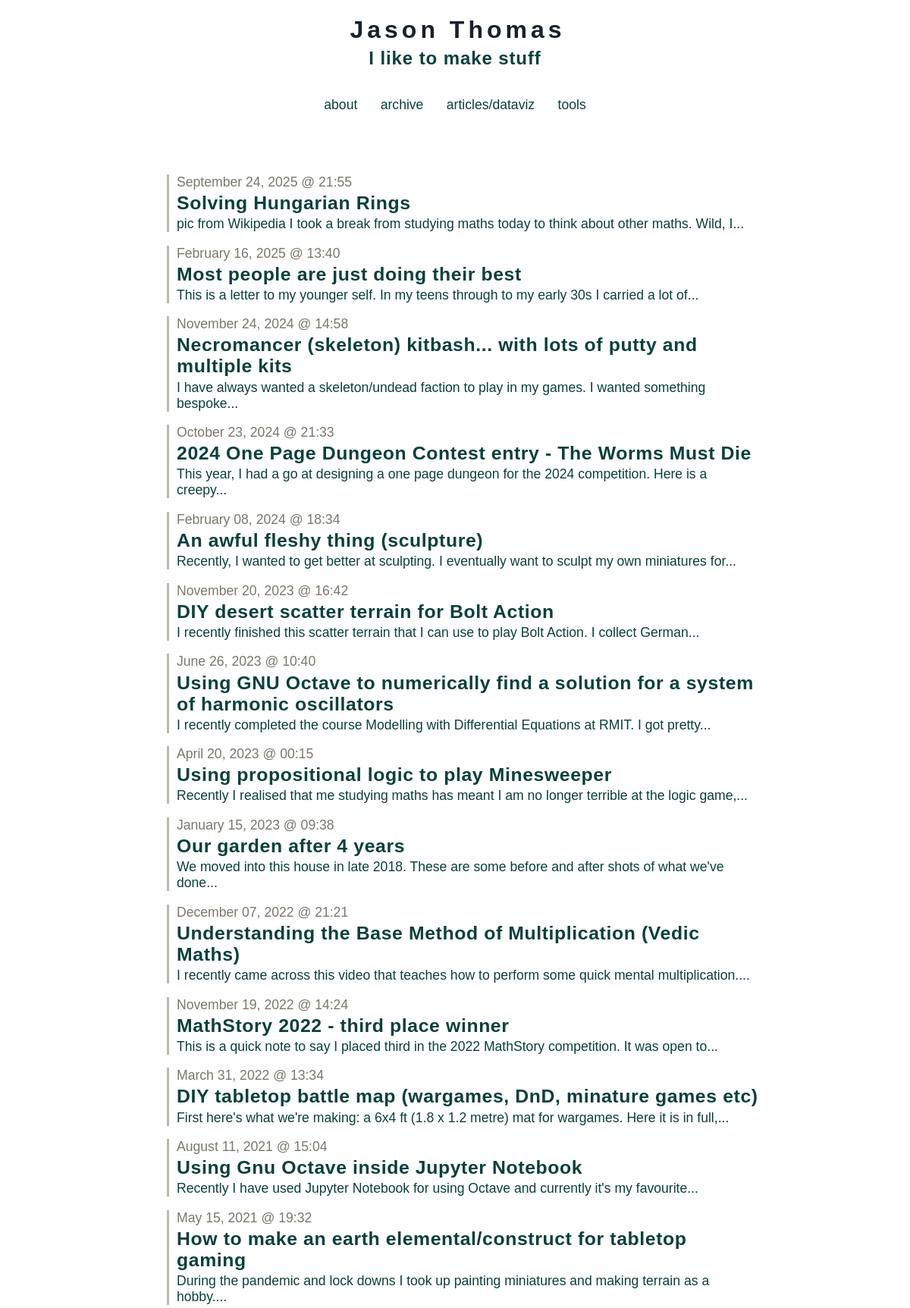
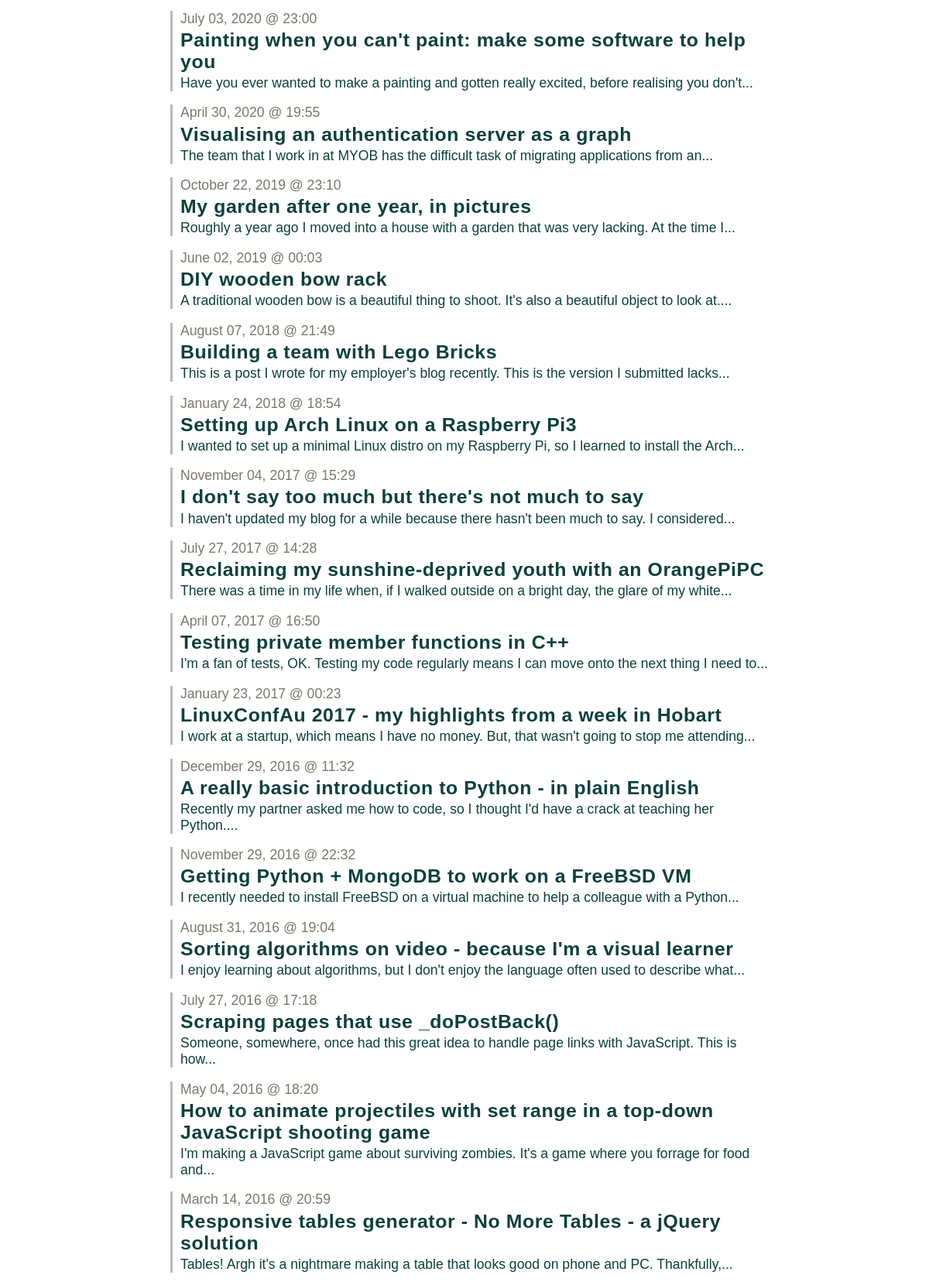
Page /archive (upper part) on the committed database (2 pictures, top to bottom).
### tables this page shows
CREATE TABLE entries (
  id integer primary key autoincrement,
  entryDate date not null,
  title text not null,
  text text not null
);

### app.py (the view)
@app.route('/archive')
def show_archive():
    session.pop('logged_in', None)
    entries = get_sql_records("entries")
    return render_template('show_archive.html', entries=entries)

### app.py (called while the page is built)
def connect_db():
    return sqlite3.connect(app.config['DATABASE'])

def get_sql_records(table):
    if table == "articles":
        cursor = g.db.execute('select title, publishDate, link, text, interactive from articles order by id asc')
        articles = [dict(title=row[0], date=row[1], link=row[2], text=row[3], interactive=row[4]) for row in cursor.fetchall()]
        return articles
    elif table == "entries":
        cursor = g.db.execute('select title, entryDate, text from entries order by id asc')
        entries = [dict(title=row[0], date=row[1], text=row[2]) for row in cursor.fetchall()]
        return entries
    else:
        raise sqlite3.DatabaseError

@app.before_request
def before_request():
    g.db = connect_db()

@app.teardown_request
def teardown_request(exception):
    db = getattr(g, 'db', None)
    if db is not None:
        db.close()

@app.after_request
def after_request(response):
    response.headers.set('X-Content-Type-Options', 'nosniff')
    response.headers.set('X-Frame-Options', 'SAMEORIGIN')
    response.headers.set('X-XSS-Protection', '1; mode=block')
    response.headers.set('Strict-Transport-Security', 'max-age=63072000')
    return response

### templates/show_archive.html
{% extends "layout.html" %}
{% block body %}
  <ul class=entries>
  {% set entry_length=entries|length %}
  {% if entry_length > 0 %}
    {% for entry in entries|reverse() %}
      {% set this_entry_i=entry_length-loop.index %}
      <li class=archiveLink value=>
        <a href="/post?postNum={{this_entry_i}}">
          <p class=dateText>{{ entry.date|safe }}</p>
          <h3>{{ entry.title }}</h3>
          <p>{{entry.text|striptags|truncate(100) }}</p>
        </a>
    {% endfor %}
  {% else %}
    <li><em>Why not say something?</em>
  {% endif %}
  </ul>
{% endblock %}

### static/style.css (style rules this page uses)
a,h2,h3 { color: #0C403C; }
a:link { text-decoration: none; }
h1,h2,h3,h4 { letter-spacing: 0.6px; }
.page a { text-decoration: underline; }
li { margin-bottom: 1em; list-style: none; padding-left:10px; border-left: 3px solid #BBB8B1; margin-left:10px; }
.archiveLink * { cursor:pointer; margin-bottom: 0.125em; margin-top: 0.125em; }
.archiveLink a { text-decoration: none; }
ul { padding-left:10px; }
.dateText { margin-bottom:0px; color: #7B776D; }
h3 { font-size: 3.1vh; }
p, a, code, li { font-size: 2.2vh; }

### rows in the picture
entries: date "September 24, 2025 @ 21:55", title "Solving Hungarian Rings", text "pic from Wikipedia I took a break from studying maths today to think about other maths. Wild, I..."
entries: date "February 16, 2025 @ 13:40", title "Most people are just doing their best", text "This is a letter to my younger self. In my teens through to my early 30s I carried a lot of..."
entries: date "November 24, 2024 @ 14:58", title "Necromancer (skeleton) kitbash... with lots of putty and multiple kits", text "I have always wanted a skeleton/undead faction to play in my games. I wanted something bespoke..."
entries: date "October 23, 2024 @ 21:33", title "2024 One Page Dungeon Contest entry - The Worms Must Die", text "This year, I had a go at designing a one page dungeon for the 2024 competition. Here is a creepy..."
entries: date "February 08, 2024 @ 18:34", title "An awful fleshy thing (sculpture)", text "Recently, I wanted to get better at sculpting. I eventually want to sculpt my own miniatures for..."
entries: date "November 20, 2023 @ 16:42", title "DIY desert scatter terrain for Bolt Action", text "I recently finished this scatter terrain that I can use to play Bolt Action. I collect German..."
entries: date "June 26, 2023 @ 10:40", title "Using GNU Octave to numerically find a solution for a system of harmonic oscillators", text "I recently completed the course Modelling with Differential Equations at RMIT. I got pretty..."
entries: date "April 20, 2023 @ 00:15", title "Using propositional logic to play Minesweeper", text "Recently I realised that me studying maths has meant I am no longer terrible at the logic game,..."
entries: date "January 15, 2023 @ 09:38", title "Our garden after 4 years", text "We moved into this house in late 2018. These are some before and after shots of what we've done..."
entries: date "December 07, 2022 @ 21:21", title "Understanding the Base Method of Multiplication (Vedic Maths)", text "I recently came across this video that teaches how to perform some quick mental multiplication...."
entries: date "November 19, 2022 @ 14:24", title "MathStory 2022 - third place winner", text "This is a quick note to say I placed third in the 2022 MathStory competition. It was open to..."
entries: date "March 31, 2022 @ 13:34", title "DIY tabletop battle map (wargames, DnD, minature games etc)", text "First here's what we're making: a 6x4 ft (1.8 x 1.2 metre) mat for wargames. Here it is in full,..."
entries: date "August 11, 2021 @ 15:04", title "Using Gnu Octave inside Jupyter Notebook", text "Recently I have used Jupyter Notebook for using Octave and currently it's my favourite..."
entries: date "May 15, 2021 @ 19:32", title "How to make an earth elemental/construct for tabletop gaming", text "During the pandemic and lock downs I took up painting miniatures and making terrain as a hobby...."
entries: date "July 03, 2020 @ 23:00", title "Painting when you can't paint: make some software to help you", text "Have you ever wanted to make a painting and gotten really excited, before realising you don't..."
entries: date "April 30, 2020 @ 19:55", title "Visualising an authentication server as a graph", text "The team that I work in at MYOB has the difficult task of migrating applications from an..."
entries: date "October 22, 2019 @ 23:10", title "My garden after one year, in pictures", text "Roughly a year ago I moved into a house with a garden that was very lacking. At the time I..."
entries: date "June 02, 2019 @ 00:03", title "DIY wooden bow rack", text "A traditional wooden bow is a beautiful thing to shoot. It's also a beautiful object to look at...."
entries: date "August 07, 2018 @ 21:49", title "Building a team with Lego Bricks", text "This is a post I wrote for my employer's blog recently. This is the version I submitted lacks..."
entries: date "January 24, 2018 @ 18:54", title "Setting up Arch Linux on a Raspberry Pi3", text "I wanted to set up a minimal Linux distro on my Raspberry Pi, so I learned to install the Arch..."
entries: date "November 04, 2017 @ 15:29", title "I don't say too much but there's not much to say", text "I haven't updated my blog for a while because there hasn't been much to say. I considered..."
entries: date "July 27, 2017 @ 14:28", title "Reclaiming my sunshine-deprived youth with an OrangePiPC", text "There was a time in my life when, if I walked outside on a bright day, the glare of my white..."
entries: date "April 07, 2017 @ 16:50", title "Testing private member functions in C++", text "I'm a fan of tests, OK. Testing my code regularly means I can move onto the next thing I need to..."
entries: date "January 23, 2017 @ 00:23", title "LinuxConfAu 2017 - my highlights from a week in Hobart", text "I work at a startup, which means I have no money. But, that wasn't going to stop me attending..."
entries: date "December 29, 2016 @ 11:32", title "A really basic introduction to Python - in plain English", text "Recently my partner asked me how to code, so I thought I'd have a crack at teaching her Python...."
entries: date "November 29, 2016 @ 22:32", title "Getting Python + MongoDB to work on a FreeBSD VM", text "I recently needed to install FreeBSD on a virtual machine to help a colleague with a Python..."
entries: date "August 31, 2016 @ 19:04", title "Sorting algorithms on video - because I'm a visual learner", text "I enjoy learning about algorithms, but I don't enjoy the language often used to describe what..."
entries: date "July 27, 2016 @ 17:18", title "Scraping pages that use _doPostBack()", text "Someone, somewhere, once had this great idea to handle page links with JavaScript. This is how..."
entries: date "May 04, 2016 @ 18:20", title "How to animate projectiles with set range in a top-down JavaScript shooting game", text "I'm making a JavaScript game about surviving zombies. It's a game where you forrage for food and..."
entries: date "March 14, 2016 @ 20:59", title "Responsive tables generator - No More Tables - a jQuery solution", text "Tables! Argh it's a nightmare making a table that looks good on phone and PC. Thankfully,..."
